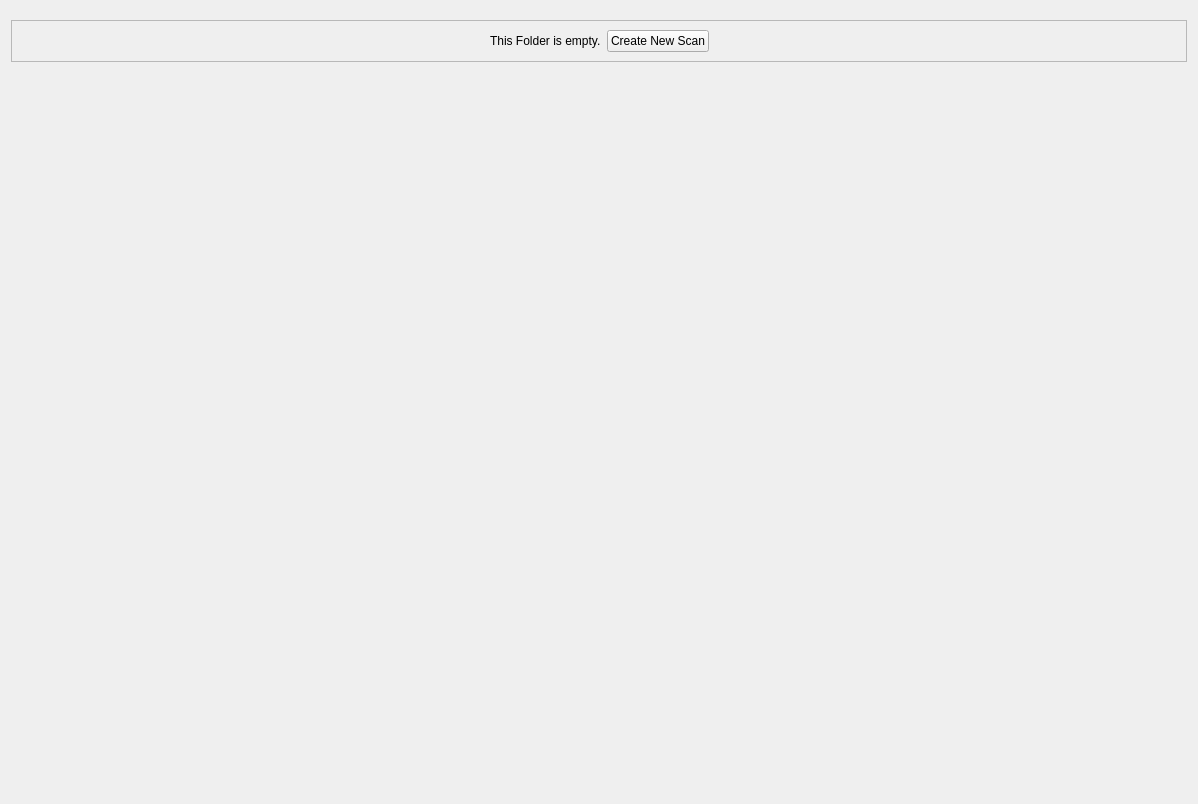
         <widget class="QWidget" name="page">
          <property name="styleSheet">
           <string notr="true"/>
          </property>
          <layout class="QGridLayout" name="gridLayout_14">
           <property name="topMargin">
            <number>20</number>
           </property>
           <item row="0" column="0">
            <widget class="QFrame" name="Frame">
             <property name="frameShape">
              <enum>QFrame::StyledPanel</enum>
             </property>
             <property name="frameShadow">
              <enum>QFrame::Raised</enum>
             </property>
             <layout class="QGridLayout" name="gridLayout_13">
              <item row="0" column="0">
               <spacer name="horizontalSpacer_6">
                <property name="orientation">
                 <enum>Qt::Horizontal</enum>
                </property>
                <property name="sizeHint" stdset="0">
                 <size>
                  <width>469</width>
                  <height>20</height>
                 </size>
                </property>
               </spacer>
              </item>
              <item row="0" column="1">
               <layout class="QGridLayout" name="gridLayout_12">
                <item row="0" column="0">
                 <widget class="QLabel" name="EmptyFolderLabel">
                  <property name="text">
                   <string>This Folder is empty.</string>
                  </property>
                 </widget>
                </item>
                <item row="0" column="1">
                 <widget class="QPushButton" name="CreateNewScanBtn">
                  <property name="text">
                   <string>Create New Scan</string>
                  </property>
                 </widget>
                </item>
               </layout>
              </item>
              <item row="0" column="2">
               <spacer name="horizontalSpacer_9">
                <property name="orientation">
                 <enum>Qt::Horizontal</enum>
                </property>
                <property name="sizeHint" stdset="0">
                 <size>
                  <width>468</width>
                  <height>20</height>
                 </size>
                </property>
               </spacer>
              </item>
             </layout>
            </widget>
           </item>
           <item row="1" column="0">
            <spacer name="verticalSpacer_2">
             <property name="orientation">
              <enum>Qt::Vertical</enum>
             </property>
             <property name="sizeHint" stdset="0">
              <size>
               <width>20</width>
               <height>731</height>
              </size>
             </property>
            </spacer>
           </item>
          </layout>
         </widget>
